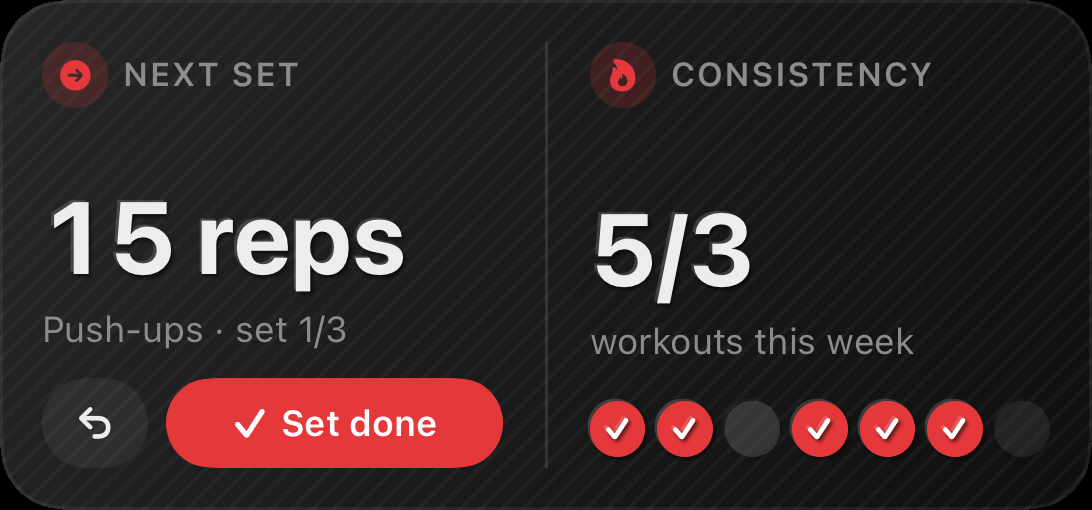
#> input picture adkit-en/export/irl-nextSet-combo-carbon.png, 1092 x 510 px
$ python -i screen_replace.py   (imports and definitions only)   (older library calls are emulated)
#> lines starting #> are read from the running program, lines starting #| are printed output that depends on the picture; after the words box and inside, x2 and y2 are one past the last pixel; in counts of white or black regions, pixels touching at a corner belong together
#!/usr/bin/env python3
"""Replace the lit screen of a hand-held phone shot by a flat picture (ffmpeg + OpenCV + PIL, no Remotion).

Two commands:

  homes  --assets <film/public> --out <dir>
      composes the flat 1206 x 2622 Home Screens (Fitness, Planning) from the real exports: wallpaper, widget
      exports as they are (only scaled to the measured iOS grid of film/src/lib/iosHome.ts), the real Apple icons,
      a status bar for a NOTCH iPhone (9:41 in the left ear, network / Wi-Fi / battery in the right ear).

  shot   --src <video> --start <s> --dur <s> --home <flat.png> --out <name.mp4>
      1. tracks the four corners of the lit screen on every frame (robust sub-pixel line fit of the four sides,
         zero-phase smoothing of the shape of the quad) and writes them beside the output (<name>-corners.json);
      2. measures the fixed shape of the lit area in screen space (rounded corners, notch) over the whole range;
      3. draws the flat picture, perspective-correct, at the OUTPUT resolution (after the crop and the scale),
         only inside that shape and behind whatever is lit by the room and not by the screen (the hand, a thumb);
      4. turns everything else into a denoised black and white taken from the room's coloured light only, so that
         no light of the original screen is left (no halo, no content), then bloom, a very light blur and grain;
      5. writes <name>.mp4 (H.264 crf 14, yuv420p, no audio), <name>-sheet.jpg and three stills <name>-a/b/c.png.

The footage this was made for: a dark room lit by a purple LED, a phone whose own screen is neutral (grey / white).
The separation « in front of the screen or not » relies on that (see room_light).
"""
from __future__ import annotations

import argparse
import json
import math
import subprocess
import sys
from pathlib import Path

import cv2
import numpy as np
from PIL import Image, ImageDraw, ImageFilter, ImageFont

FW, FH = 1206, 2622  # the flat screen (capture px, iPhone 16 Pro @3x: the kit's size)

# ------------------------------------------------------------------------------------------------------------------
# 1. The flat Home Screens (grid measured on the simulator: film/src/lib/iosHome.ts)
# ------------------------------------------------------------------------------------------------------------------
IOS = dict(left=81, right=638, top=272, pair=602, small=489, medium=(1046, 489), large=(1046, 1098), icon=188,
           icon_left=92.5, icon_step=277.7, row_step=301, dock_top=2263, dock_icon_top=2322)
DOCK = ["Messages", "Safari", "Photos", "Settings"]


def icon_xy(c: int, r: int) -> tuple[float, float]:
    return IOS["icon_left"] + IOS["icon_step"] * c, IOS["top"] + r * IOS["row_step"]


def ios_rect(size: str, c: int, r: int) -> tuple[int, int, int, int]:
    x = IOS["left"] if c == 0 else IOS["right"]
    y = IOS["top"] + (r // 2) * IOS["pair"]
    if size == "s":
        return x, y, IOS["small"], IOS["small"]
    w, h = IOS["medium"] if size == "m" else IOS["large"]
    return IOS["left"], y, w, h


HOMES = {
    "fitness": dict(
        wall="irl/fitness/wall-irl-apps.png", dark=True, search=True,
        widgets=[("campaign/kit/irl-nextSet-combo-carbon.png", ios_rect("m", 0, 0)),
                 ("campaign/kit/irl-personalRecords-s-carbon.png", ios_rect("s", 0, 2)),
                 ("campaign/kit/irl-weeklyVolume-m-carbon.png", ios_rect("m", 0, 4))],
        apps=[("Health", 2, 2), ("Maps", 3, 2), ("Calendar", 2, 3), ("Reminders", 3, 3)]),
    "planning": dict(
        wall="kit2026/en/wall-pastel.png", dark=False, search=False,  # page 1 of 2: page dots, as in the film
        widgets=[("campaign/kit/camp-timetable-l-light.png", ios_rect("l", 0, 0)),
                 ("campaign/kit/camp-priorities-s-light.png", ios_rect("s", 0, 4))],
        apps=[("Calendar", 2, 4), ("Reminders", 3, 4), ("News", 2, 5), ("Maps", 3, 5)]),
}


class Canvas:
    """A 1206 x 2622 RGBA canvas with anti-aliased shapes (drawn 4x, then reduced) and Inter labels."""

    SS = 4

    def __init__(self, wall: Image.Image, font_file: Path):
        self.im = wall.convert("RGBA").resize((FW, FH), Image.LANCZOS)
        self.font_file = font_file

    # [152 lines left out: functions font, shape, rrect, text, picture, status_bar_notch and 3 more, not called in this run]


def order_quad(q: np.ndarray) -> np.ndarray:
    """TL, TR, BR, BL for a phone held roughly upright."""
    c = q.mean(0)
    ang = np.arctan2(q[:, 1] - c[1], q[:, 0] - c[0])
    q = q[np.argsort(ang)]  # clockwise on screen (y down), starting somewhere on the top
    return np.roll(q, -int(np.argmin(q[:, 0] + q[:, 1])), axis=0)


def coarse_quad(gray: np.ndarray) -> np.ndarray:
    """The lit screen is by far the brightest thing of the picture: every bright blob of some size (dark content or a
    finger may cut the screen in several), as one rotated rectangle."""
    blur = cv2.GaussianBlur(gray, (0, 0), 4)
    thr = max(30.0, 0.3 * float(np.percentile(blur, 99.7)))
    n, lab, st, _ = cv2.connectedComponentsWithStats((blur > thr).astype(np.uint8), connectivity=8)
    if n < 2:
        raise RuntimeError("no lit screen found")
    big = 1 + np.flatnonzero(st[1:, cv2.CC_STAT_AREA] >= 0.03 * st[1:, cv2.CC_STAT_AREA].max())
    pts = cv2.findNonZero(np.isin(lab, big).astype(np.uint8))
    return order_quad(cv2.boxPoints(cv2.minAreaRect(cv2.convexHull(pts))).astype(np.float64))


# parts of each side (fraction of its length) where the edge of the lit area is the straight side of the screen:
# never the rounded corners, and on the top side only the two « ears » beside the notch
SIDE_SPANS = [[(0.125, 0.195), (0.805, 0.875)], [(0.07, 0.93)], [(0.14, 0.86)], [(0.07, 0.93)]]  # top, right, bottom, left


# [207 lines left out: functions fit_side, intersect, refine_quad, lowpass, smooth_shape, track and 3 more, not called in this run]


# ------------------------------------------------------------------------------------------------------------------
# 4. The shot
# ------------------------------------------------------------------------------------------------------------------
OW, OH = 1080, 1920


# [60 lines left out: functions room_light, front_matte, stabilize, not called in this run]


def grade_room(v: np.ndarray) -> np.ndarray:
    """Room light -> contrasty black and white (0..255): black stays black, the hand reads as a hand."""
    return 120.0 * np.tanh(np.clip(v - 3.0, 0, None) / 26.0)


# [131 lines left out: functions cmd_shot, main, not called in this run]


# [2 lines not run here, left out]

>>> import cv2
>>> picture = cv2.imread('../../adkit-en/export/irl-nextSet-combo-carbon.png', cv2.IMREAD_GRAYSCALE)
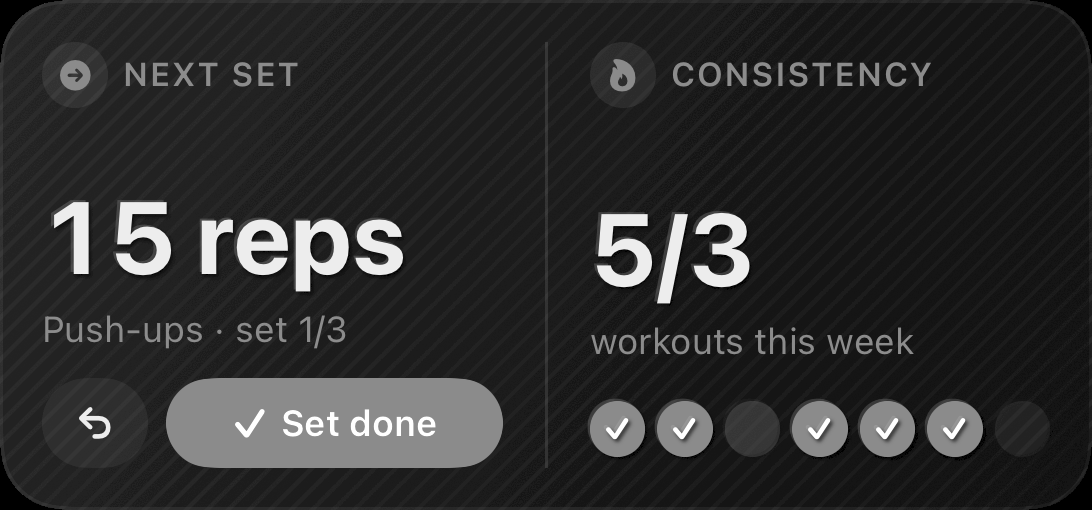
#> picture: shape (510, 1092); min 0, max 255, mean 45.5
>>> result = coarse_quad(picture)
#> in coarse_quad, `blur = cv2.GaussianBlur(gray, (0, 0), 4)`:
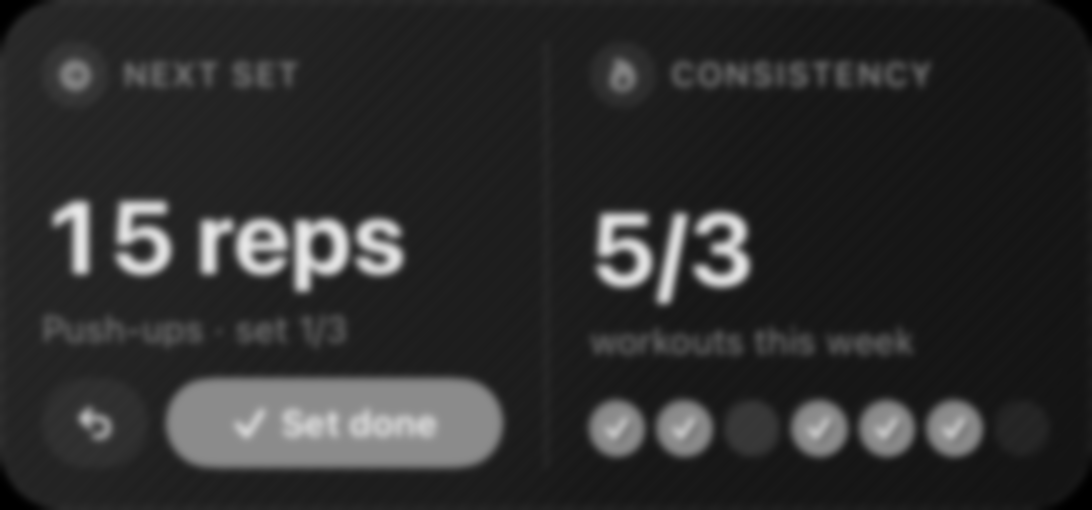
#> blur: shape (510, 1092); min 0, max 232, mean 45.5
#> in coarse_quad, `thr = max(30.0, 0.3 * float(np.percentile(blur, 99.7)))`: thr = 65.4
#> in coarse_quad, `n, lab, st, _ = cv2.connectedComponentsWithStats((blur > thr).astype(n..`:
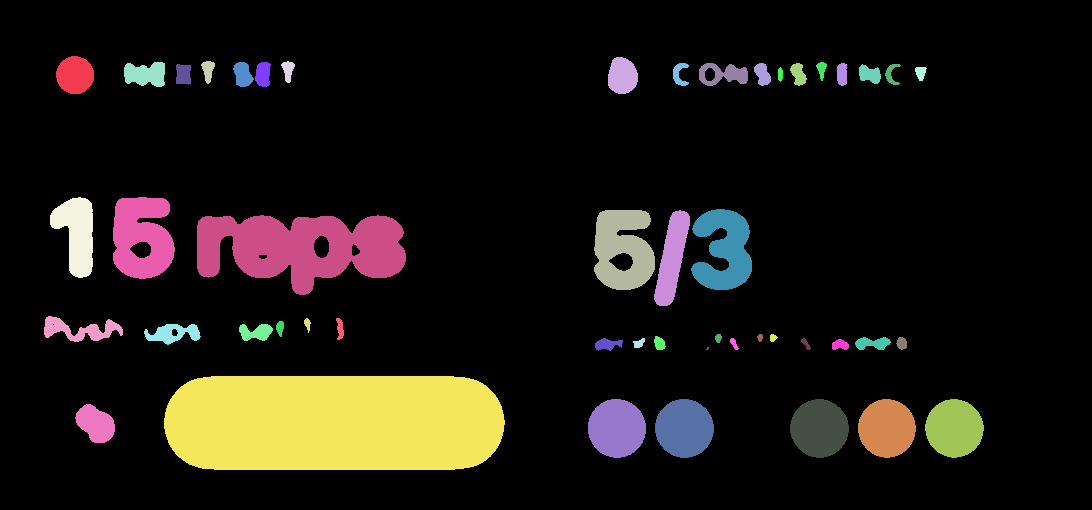
#> lab: shape (510, 1092) int32; 50 distinct labels, from 0 to 49; one colour per label, 0 black
#> in coarse_quad, `n, lab, st, _ = cv2.connectedComponentsWithStats((blur > thr).astype(n..`: n = 50; st = 50 rows, first 6: [0, 0, 1092, 510, 476562], [56, 56, 38, 38, 1131], [608, 57, 30, 37, 884], [201, 61, 14, 23, 196], [281, 61, 14, 22, 181], [124, 62, 41, 25, 800]
#> in coarse_quad, `big = 1 + np.flatnonzero(st[1:, cv2.CC_STAT_AREA] >= 0.03 * st[1:, cv2..`: big = [1, 19, 20, 21, 22, 23, 24, 25, 43, 44, 45, 46, 47, 48, 49]
#> in coarse_quad, `pts = cv2.findNonZero(np.isin(lab, big).astype(np.uint8))`: pts = contour of 72440 points, box (x1, y1, x2, y2) (44, 56, 984, 470), area 1777
#> in order_quad, `c = q.mean(0)`: c = [497, 346.3]
#> in order_quad, `ang = np.arctan2(q[:, 1] - c[1], q[:, 0] - c[0])`: ang = [0.593, 3.01, -2.55, -0.13]
#> in order_quad, `q = q[np.argsort(ang)]`: q = [[60.46, 52.1], [1019, 278.2], [933.5, 640.5], [-25, 414.5]]
#> result has the same summary as q in order_quad

$ run again, on adkit-en/export/calories-s-synthwave.png
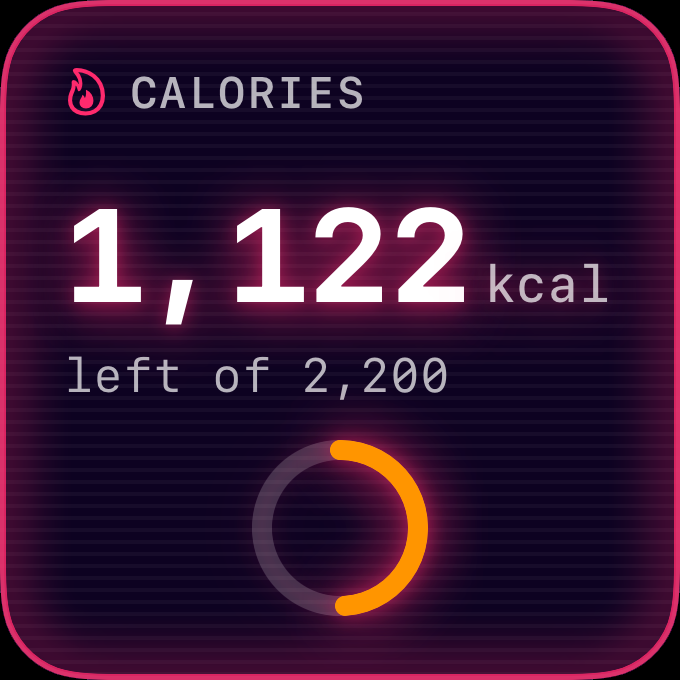
#> input picture adkit-en/export/calories-s-synthwave.png, 680 x 680 px
#> in coarse_quad, `blur = cv2.GaussianBlur(gray, (0, 0), 4)`:
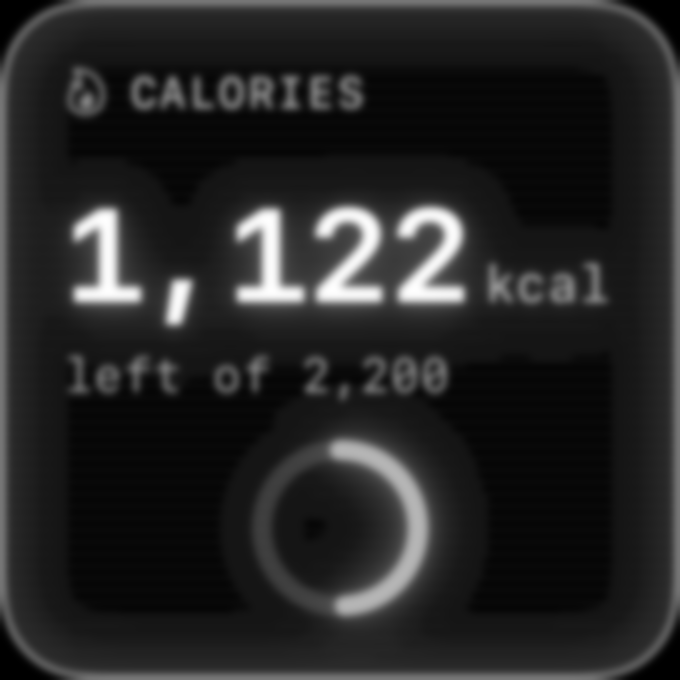
#> blur: shape (680, 680); min 0, max 255, mean 38.2
#> thr = 74.4
#> in coarse_quad, `n, lab, st, _ = cv2.connectedComponentsWithStats((blur > thr).astype(n..`:
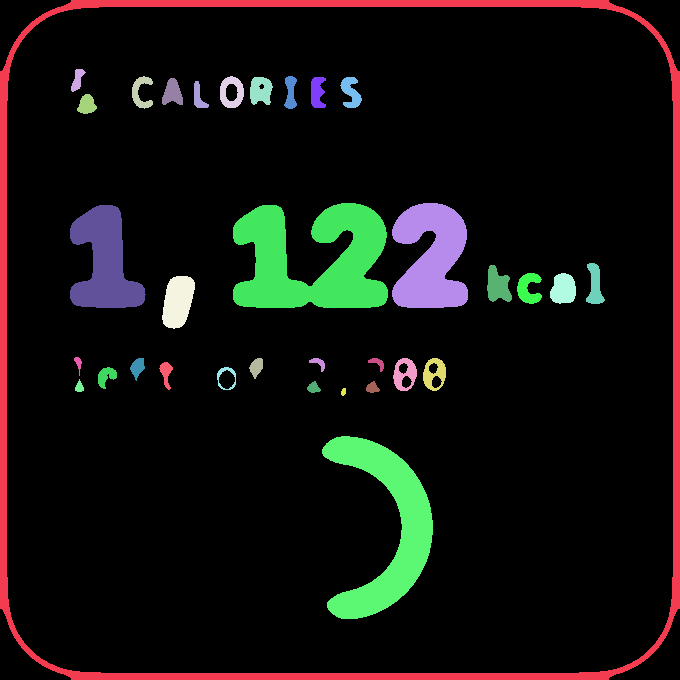
#> lab: shape (680, 680) int32; 35 distinct labels, from 0 to 34; one colour per label, 0 black
#> n = 35; st = 35 rows, first 6: [0, 0, 680, 680, 406242], [0, 0, 680, 680, 17601], [71, 69, 15, 23, 182], [132, 76, 21, 33, 344], [220, 76, 24, 32, 463], [250, 77, 23, 28, 501]
#> big = [1, 12, 13, 14, 16, 18, 19, 34]
#> pts = contour of 49352 points, box (x1, y1, x2, y2) (0, 0, 680, 680), area 0
#> c = [339.5, 339.5]
#> ang = [0.785, 2.36, -2.36, -0.785]
#> q = [[0, 0], [679, 0], [679, 679], [-2.08e-14, 679]]
